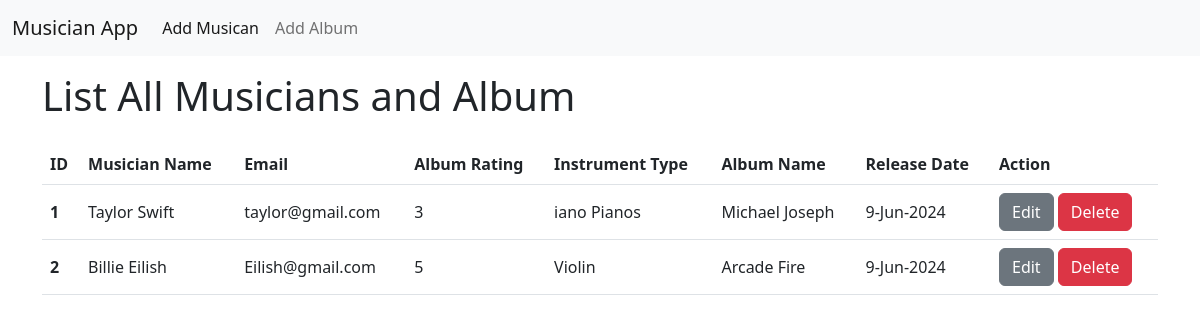
The page / on the database its author committed.
### album/models.py (models this page shows, shortened)
class AlbumModel(models.Model):
    album_name = models.CharField(max_length=50)
    musician = models.ForeignKey(MusicianModel, on_delete=models.CASCADE, default=None)
    release_date = models.DateTimeField(auto_now_add=True)
    rating = models.IntegerField(
        choices=[(1, "1"), (2, "2"), (3, "3"), (4, "4"), (5, "5")], default=3
    )

### musicians/models.py (models this page shows, shortened)
class MusicianModel(models.Model):
    first_name = models.CharField(max_length=50)
    last_name = models.CharField(max_length=50)
    email = models.EmailField()
    phone = models.CharField(max_length=12)
    instrument_type = models.CharField(max_length=30)

### musician_home_app/views.py (the view)
# urls.py: urlpatterns = [path("", views.HomePageClassView.as_view(), name="home")]
class HomePageClassView(ListView):
    model = AlbumModel
    context_object_name = "posts"
    template_name = "index.html"

### musician_home_app/templates/index.html
{% extends "base.html" %} {% block content %}
<div>
  <h1 class="py-3">List All Musicians and Album</h1>
  <table class="table align-middle">
    <thead>
      <tr>
        <th scope="col">ID</th>
        <th scope="col">Musician Name</th>
        <th scope="col">Email</th>
        <th scope="col">Album Rating</th>
        <th scope="col">Instrument Type</th>
        <th scope="col">Album Name</th>
        <th scope="col">Release Date</th>
        <th scope="col">Action</th>
      </tr>
    </thead>
    <tbody>
      {% for post in posts %}
      <tr>
        <th scope="row">{{post.id}}</th>
        <td>
          <a
            href="{% url 'edit_musician' post.id %}"
            class="text-body text-decoration-none"
            >{{post.musician.first_name}} {{post.musician.last_name}}</a
          >
        </td>
        <td>{{post.musician.email}}</td>
        <td>{{post.rating}}</td>
        <td>{{post.musician.instrument_type}}</td>
        <td>{{post.album_name}}</td>
        <td>{{post.release_date | date:"j-M-Y" }}</td>
        <td>
    <a href="{% url 'edit_album' post.id %}" class="btn btn-secondary sm-btn"
            >Edit</a
          >
          <a href="{% url 'delete_album' post.id %}" class="btn btn-danger"
            >Delete</a
          >
        </td>
      </tr>
      {% endfor %}
    </tbody>
  </table>
</div>
{% endblock content %}

### templates/base.html (shortened to what this page needs)
<!DOCTYPE html>
<html lang="en">
  <head>
    <link
      href="https://cdn.jsdelivr.net/npm/bootstrap@5.2.3/dist/css/bootstrap.min.css"
      rel="stylesheet"
    />
  </head>
  <body>
    {% include "nav.html" %}
    <div class="main container">{% block content %} {% endblock content %}</div>
  </body>
</html>

### templates/nav.html (shortened to what this page needs)
<nav class="navbar navbar-expand-lg bg-light">
  <div class="container-fluid">
    <a class="navbar-brand" href="/">Musician App</a>
    <div class="collapse navbar-collapse" id="navbarSupportedContent">
      <ul class="navbar-nav me-auto mb-2 mb-lg-0">
        <li class="nav-item">
          <a
            class="nav-link active"
            aria-current="page"
            href="{% url 'add_musician' %}"
            >Add Musican</a
          >
        </li>
        <li class="nav-item">
          <a class="nav-link" href="{% url 'add_album' %}">Add Album</a>
        </li>
      </ul>
    </div>
  </div>
</nav>

### rows shown on the page
AlbumModel: id "1", musician.first_name "Taylor", musician.last_name "Swift", musician.email "taylor@gmail.com", rating "3", musician.instrument_type "iano Pianos", album_name "Michael Joseph", release_date "9-Jun-2024"
AlbumModel: id "2", musician.first_name "Billie", musician.last_name "Eilish", musician.email "Eilish@gmail.com", rating "5", musician.instrument_type "Violin", album_name "Arcade Fire", release_date "9-Jun-2024"
